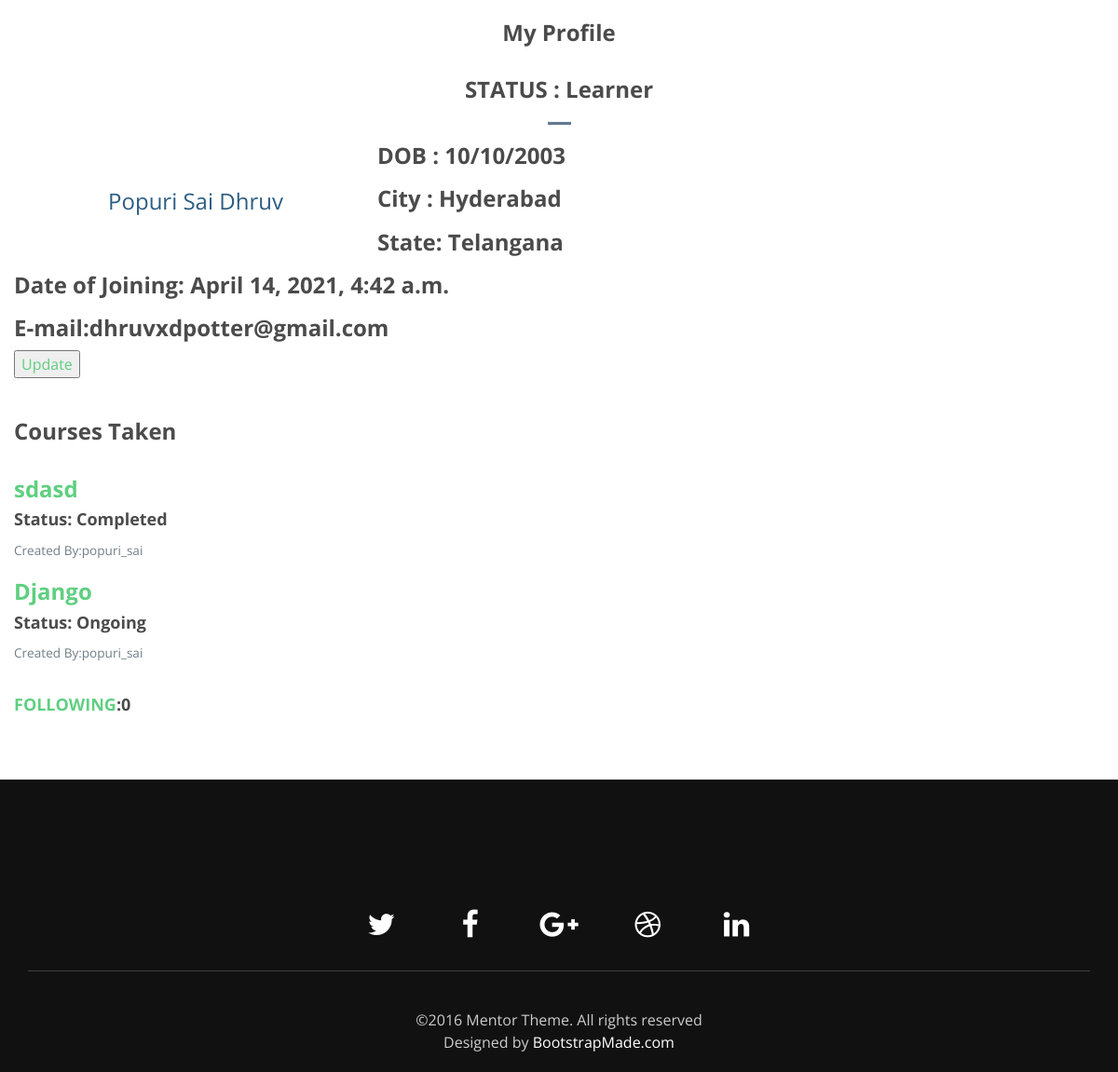
The app's page /users/ (signed in, lower part), older data.
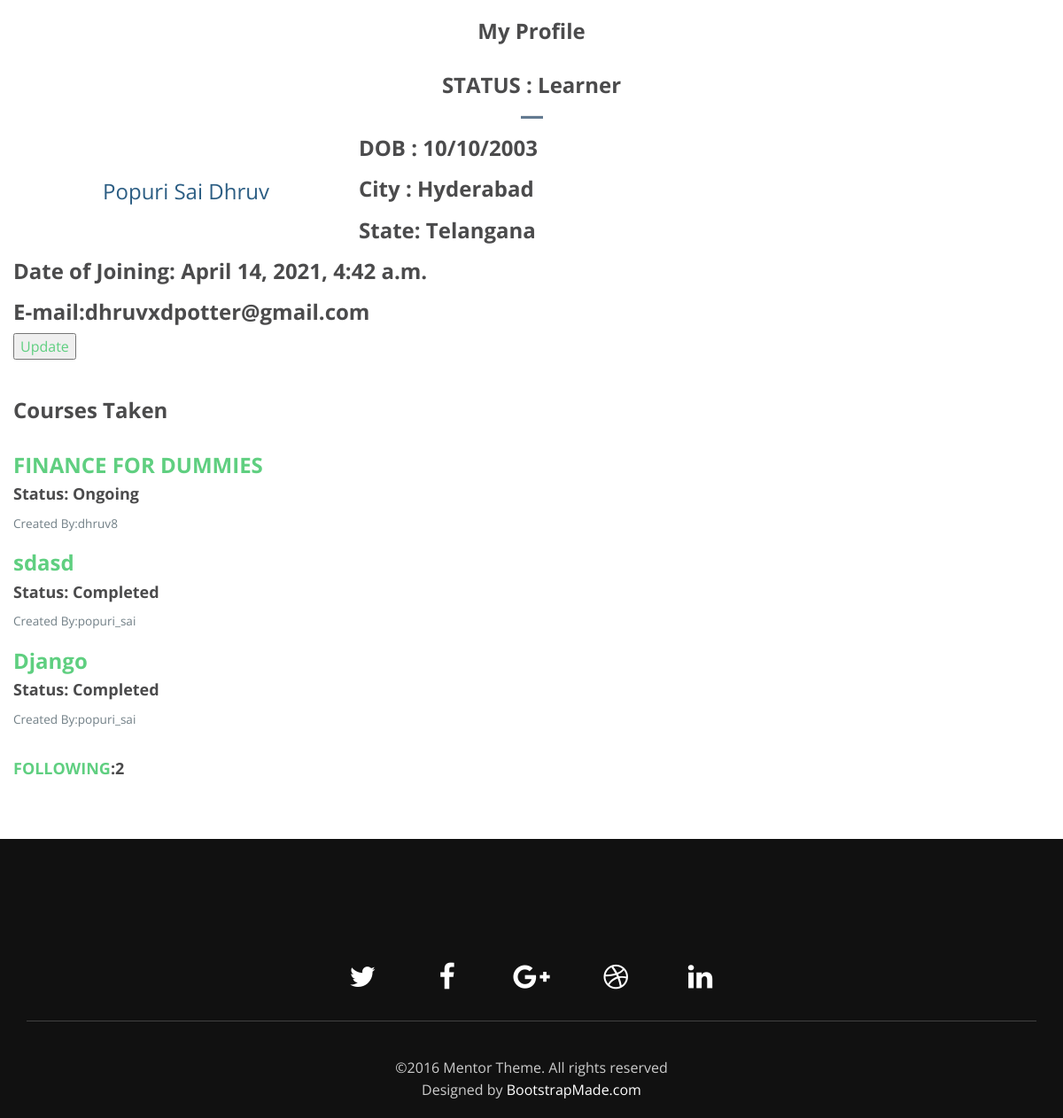
The same page, newer data.
### e_learning/models.py (models this page shows, shortened)
class Courses(models.Model):
	name = models.CharField(max_length=180,null=True)
	overview = models.TextField(null=True)
	created_by = models.ForeignKey(User,on_delete=models.CASCADE,null=True,related_name='created_by_set')
	rating = models.FloatField(default=0)
	slug = models.SlugField(unique=True,max_length=100,null=True)
	tags = TaggableManager()
	taken_by = models.ManyToManyField(User)
	completed_by = models.ManyToManyField(User,related_name='completed_by')

### users/views.py (the view, shortened to what this page needs)
# urls.py: path('',views.profile,name='profile'),
@login_required
def profile(request):
	user = request.user
	learner_profile = LearnerProfile.objects.filter(user=user)
	creator_profile = CreatorProfile.objects.filter(user=user)
	if learner_profile.count() == 0 and creator_profile.count() == 0 :
		return redirect('register')
	if learner_profile.count() != 0 and creator_profile.count() == 0 :
		profile = LearnerProfile.objects.get(user=user)
		name = profile.name
		DOB = profile.dob
		dob = DOB.date()
		dob2 = dob.strftime('%d/%m/%Y')
		city = profile.city
		state = profile.state
		date_of_joining = profile.date_of_joining
		prof_pic = profile.prof_pic
		bio = profile.bio
		social_account = SocialAccount.objects.get(user=user)
		email = social_account.extra_data['email']
		profile.email = email
		profile.save()
		courses_taken = user.courses_set.all()
		following_count = user.learnerprofile.following.count()
		email = profile.email
		context = {
		'profile':profile,
		'DOB':dob2,
		'prof_pic':prof_pic,
		'bio':bio,
		'courses':courses_taken,
		'following_count':following_count,
		'user':user
		}
		return render(request,'users/Learner_Profile.html',context)

### users/models.py (called while the page is built, shortened)
	def get_image_url(self):
		if self.prof_pic:
			return self.prof_pic.url
		social_account = SocialAccount.objects.get(user=self.user)
		return social_account.extra_data['picture']

	def save(self,*args,**kwargs):
		print(self.prof_pic)
		super().save(*args,**kwargs)

### users/templates/users/Learner_Profile.html (shortened to what this page needs)
{% load static %}
<!DOCTYPE html>
<html lang="en">
<head>
  <link rel="stylesheet" type="text/css" href="{% static 'e_learning/css/font-awesome.min.css' %}">
  <link rel="stylesheet" type="text/css" href="{% static 'e_learning/css/bootstrap.min.css' %}">
  <link rel="stylesheet" type="text/css" href="{% static 'e_learning/css/imagehover.min.css' %}">
  <link rel="stylesheet" type="text/css" href="{% static 'e_learning/css/style.css' %}">
</head>
<body>
  <section id="faculity-member" class="section-padding">
    <div class="container">
      <div class="row">
        <div class="header-section text-center">
          <h2>My Profile</h2>
          <h3> STATUS : Learner</h3>
          <hr class="bottom-line">
        </div>
        <div class="col-lg-4 col-md-4 col-sm-4">
          <div class="pm-staff-profile-container">
            <div class="pm-staff-profile-image-wrapper text-center">
                <div>
                </div>
            </div>
            <div class="pm-staff-profile-details text-center">
              <p class="pm-staff-profile-name">{{ profile.name }}</p>
            </div>
          </div>
        </div>
        <h3><b>DOB</b> : {{ DOB }}</h3>
        <h3><b>City</b> : {{ profile.city }}</h3>
        <h3><b>State</b>: {{ profile.state }}</h3>
        <h3><b>Date of Joining</b>: {{ profile.date_of_joining }}</h3>
        <h3><b>E-mail</b>:{{ profile.email }}</h3>
        <button><a href="{% url 'learner_update' %}">Update</a></button>
        <br /><br />
        <h2>Courses Taken</h2>
        {% for course in courses %}
          <h3><a href="{% url 'course_details' course.slug %}">{{ course.name }}</a></h3>
          <h4>Status:
            {% if user in course.completed_by.all %}
              <b>Completed</b>
            {% else %}
              <b>Ongoing</b>
            {% endif %}
          </h4>
          <small>Created By:{{ course.created_by }}</small>
        {% endfor %}
        <br /><br />
        <h4><a href="{% url 'following' %}">FOLLOWING</a>:{{ following_count }}</h4>
      </div>
    </div>
  </section>
  <footer id="footer" class="footer">
    <div class="container text-center">
       <ul class="social-links">
        <li><a href="#link"><i class="fa fa-twitter fa-fw"></i></a></li>
        <li><a href="#link"><i class="fa fa-facebook fa-fw"></i></a></li>
        <li><a href="#link"><i class="fa fa-google-plus fa-fw"></i></a></li>
        <li><a href="#link"><i class="fa fa-dribbble fa-fw"></i></a></li>
        <li><a href="#link"><i class="fa fa-linkedin fa-fw"></i></a></li>
      </ul>
      ©2016 Mentor Theme. All rights reserved
      <div class="credits">
        Designed by <a href="https://bootstrapmade.com/">BootstrapMade.com</a>
      </div>
    </div>
  </footer>
</body>
</html>

Row changes from the older to the newer data that the page shows:
added Courses: name "FINANCE FOR DUMMIES", shows "Ongoing", created_by "dhruv8"
computed for Courses "Django": text "Ongoing" → "Completed"
Text that changed along with them:
{{ following_count }}: "0" → "2"
